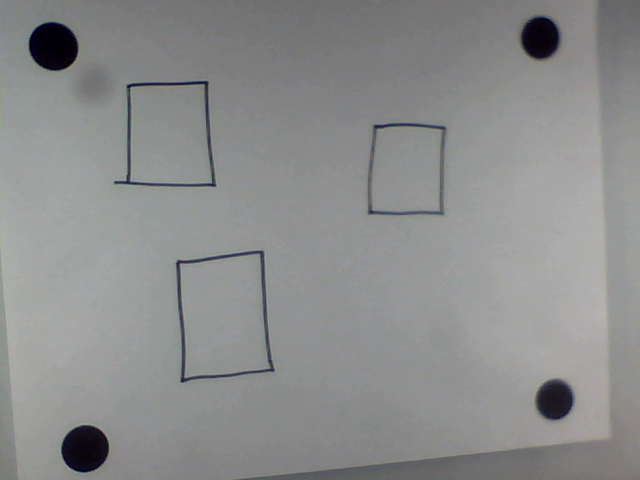
#> input picture test.png, 640 x 480 px, given in place of the camera
$ python multiGui.py   (Python 2 division)
#> lines starting #> are read from the running program, lines starting #| are printed output that depends on the picture; after the words box and inside, x2 and y2 are one past the last pixel; in counts of white or black regions, pixels touching at a corner belong together
#> in initTemplate, im is the input picture: shape (480, 640, 3); mean B, G, R 141.3, 141.2, 140.3
### crop.py
import cv2
import cv2.cv as cv
import numpy as np

def order_points(pts):
    # top-left, top-right, bottom-right, bottom-left
    rect = np.zeros((4, 2), dtype=np.float32)
    s = pts.sum(axis=1)
    rect[0] = pts[np.argmin(s)]
    rect[2] = pts[np.argmax(s)]

    diff = np.diff(pts, axis=1)
    rect[1] = pts[np.argmin(diff)]
    rect[3] = pts[np.argmax(diff)]

    return rect

def four_point_transform(image, rect):
    (tl, tr, br, bl) = rect

    widthA = np.sqrt(((br[0] - bl[0]) ** 2) + ((br[0] - bl[0]) ** 2))
    widthB = np.sqrt(((tr[0] - tl[0]) ** 2) + ((tr[0] - tl[0]) ** 2))
    maxWidth = max(int(widthA), int(widthB))

    # compute the height of the new image, which will be the
    # maximum distance between the top-right and bottom-right
    # y-coordinates or the top-left and bottom-left y-coordinates
    heightA = np.sqrt(((tr[1] - br[1]) ** 2) + ((tr[1] - br[1]) ** 2))
    heightB = np.sqrt(((tl[1] - bl[1]) ** 2) + ((tl[1] - bl[1]) ** 2))
    maxHeight = max(int(heightA), int(heightB))

    dst = np.array([
        [0, 0],
        [maxWidth - 1, 0],
        [maxWidth - 1, maxHeight - 1],
        [0, maxHeight - 1]], dtype = "float32")

    # compute the perspective transform matrix and then apply it
    M = cv2.getPerspectiveTransform(rect, dst)
    warped = cv2.warpPerspective(image, M, (maxWidth, maxHeight))

    # return the warped image
    return warped

def crop(im):
    preview = im.copy()
    imc = im.copy()
    im = cv2.cvtColor(im, cv2.COLOR_BGR2GRAY)
#> im: shape (480, 640)
    im = cv2.GaussianBlur(im, (9,9), 0)

    circles = cv2.HoughCircles(im, cv.CV_HOUGH_GRADIENT, 1, 20,
                               param1=200, param2=30,
                               minRadius=0, maxRadius=100)
#> circles = [[85.5, 449.5, 24.4], [54.5, 44.5, 25.8], [553.5, 400.5, 18.3], [539.5, 38.5, 19.9]]

    pts = []
    if circles is None:
        return False, None, preview, None

    for cir in circles[0]:
        pts.append(cir[0:2])
#> this loop made 4 passes
#> after the loop, pts = [[85.5, 449.5], [54.5, 44.5], [553.5, 400.5], [539.5, 38.5]]
    pts = np.array(pts)
    print len(pts)
#| 4

    rect = order_points(pts)
#> in order_points, `s = pts.sum(axis=1)`: s = [535, 99, 954, 578]
#> in order_points, `diff = np.diff(pts, axis=1)`: diff = [364, -10, -153, -501]
#> rect = [[54.5, 44.5], [539.5, 38.5], [553.5, 400.5], [85.5, 449.5]]
    tl, tr, br, bl = rect
#> tl = [54.5, 44.5]; tr = [539.5, 38.5]; br = [553.5, 400.5]; bl = [85.5, 449.5]

    okay = (abs(np.sum((tl - tr)**2)**0.5 - np.sum((br - bl)**2)**0.5 < 50) and
           abs(np.sum((tl - bl)**2)**0.5 - np.sum((tr - br)**2)**0.5) < 50)
#> okay = True
    print okay
#| True

    mean = im.mean()
#> mean = 140.9
    for cir in rect:
        cv2.circle(im, (cir[0], cir[1]), 35, mean, -1)
        cv2.circle(preview, (cir[0], cir[1]), 20, (255, 0, 0), 3)
#> this loop made 4 passes
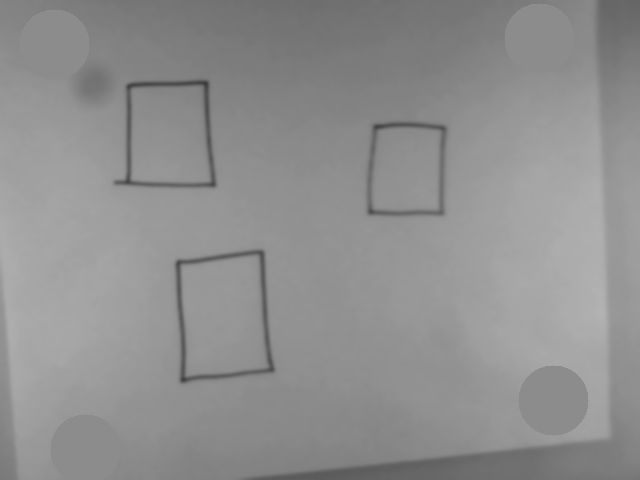
#> im: shape (480, 640); min 59, max 178, mean 143.4
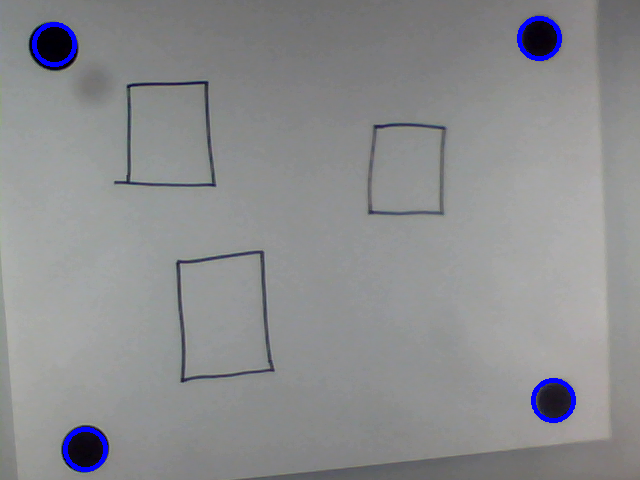
#> preview: shape (480, 640, 3); 0.8% of pixels changed, all inside (x1, y1, x2, y2) = (32, 16, 576, 472)

    warped = four_point_transform(imc, rect)
#> in four_point_transform, `(tl, tr, br, bl) = rect`: tl = [54.5, 44.5]; tr = [539.5, 38.5]; br = [553.5, 400.5]; bl = [85.5, 449.5]
#> in four_point_transform, `widthA = np.sqrt(((br[0] - bl[0]) ** 2) + ((br[0] - bl[0]) ** 2))`: widthA = 661.9
#> in four_point_transform, `widthB = np.sqrt(((tr[0] - tl[0]) ** 2) + ((tr[0] - tl[0]) ** 2))`: widthB = 685.9
#> in four_point_transform, `maxWidth = max(int(widthA), int(widthB))`: maxWidth = 685
#> in four_point_transform, `heightA = np.sqrt(((tr[1] - br[1]) ** 2) + ((tr[1] - br[1]) ** 2))`: heightA = 511.9
#> in four_point_transform, `heightB = np.sqrt(((tl[1] - bl[1]) ** 2) + ((tl[1] - bl[1]) ** 2))`: heightB = 572.8
#> in four_point_transform, `maxHeight = max(int(heightA), int(heightB))`: maxHeight = 572
#> in four_point_transform, `dst = np.array([ [0, 0], [maxWidth - 1, 0], [maxWidth - 1, maxHeight -..`: dst = [[0, 0], [684, 0], [684, 571], [0, 571]]
#> in four_point_transform, `M = cv2.getPerspectiveTransform(rect, dst)`: M = [[1.24, -0.0946, -63.14], [0.0166, 1.34, -60.7], [-0.000224, -5.98e-05, 1]]
#> in four_point_transform, `warped = cv2.warpPerspective(image, M, (maxWidth, maxHeight))`:
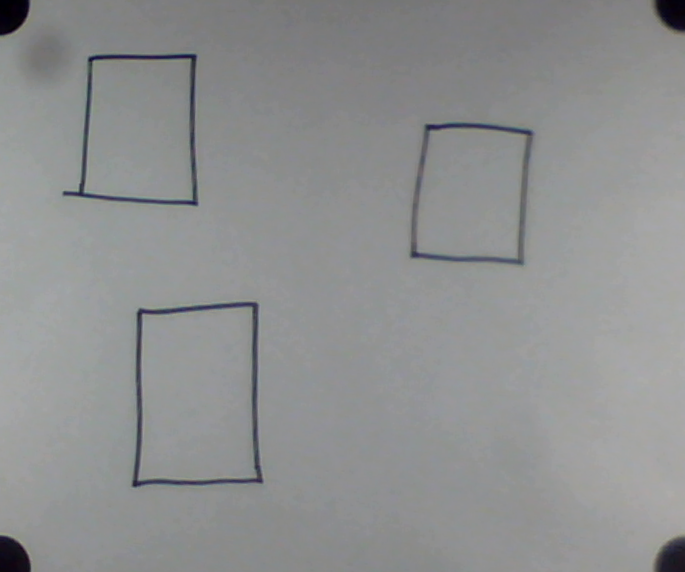
#> warped: shape (572, 685, 3); mean B, G, R 144.2, 143.8, 142.4
    return okay, warped, preview, rect

def doWarp(im, rect):
    return four_point_transform(im, rect)

### multiGui.py
import math
import numpy as np
import cv2
import cv2.cv as cv
import crop
from contours2 import getBounds
from multiHand import findFingerXY

from Queue import Queue
import threading
from pydub import AudioSegment
from pydub import playback
from pydub import effects
import webbrowser

files = [
        'PatchArena_marimba-060-c3.wav',
        'PatchArena_marimba-062-d3.wav',
        'PatchArena_marimba-064-e3.wav',
        'PatchArena_marimba-065-f3.wav',
        'PatchArena_marimba-067-g3.wav',
        'PatchArena_marimba-069-a3.wav',
        'PatchArena_marimba-071-h3.wav',
        'PatchArena_marimba-072-c4.wav',
        'PatchArena_marimba-074-d4.wav',
]

class XyloGui(object):
    def __init__(self, cam, queue):
        self.cam = cam
        self.queue = queue
        self.fingers = [] #(x,y)
        self.lastIdxs = set()
        self.idxs = set()
        self.lastIdx = None
        self.contoursOnDeck = []
        self.pointsOnDeck = []


    # [33 lines left out: functions sortContours, makeRainbowGradient, assignNotes, playNote, not called in this run]
                #if idx == 3:
                #    webbrowser.open("https://www.youtube.com/watch?v=HMUDVMiITOU#t=19")

    def initTemplate(self):
        doLock = False
        while True:
            ret, im = self.cam.read()
            assert(ret)
            okay, warped, preview, rect = crop.crop(im)
#> okay = True
            cv2.imshow('image', preview[::-1, ::-1])
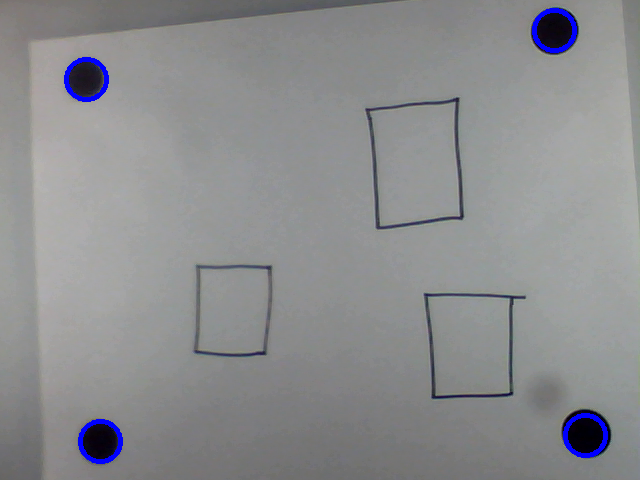
#> window 'image': shape (480, 640, 3); mean B, G, R 142.8, 140.8, 139.8

            if cv2.waitKey(1) == ord('a'):
#> (key q is pressed here)
                doLock = True
                print "Waiting for lock"

            if doLock and okay:
                self.template = warped
                self.rect = rect
                break
        (self.contours, self.thresh) = getBounds(self.template)
        self.contours = self.sortContours()
        self.makeRainbowGradient()
        self.default = np.zeros(np.shape(self.thresh),dtype='uint8')
        for i in xrange(len(self.contours)):
            color = self.rainbow[i]
            cv2.drawContours(self.default, [self.contours[i]],-1,color,3)
        self.assignNotes()

    # [38 lines left out: functions processFrame, on_mouse, not called in this run]

    def run(self):
        cv2.namedWindow('image')
        self.initTemplate()

        #cv.SetMouseCallback('image', self.on_mouse, 0)
        #launch window

        while True:
            ret, im = self.cam.read()
            warped = crop.doWarp(im, self.rect)
            disp = self.processFrame(warped)
            cv2.imshow('image', disp[::-1, ::-1])
            if cv2.waitKey(1) == ord('q'):
                cv2.destroyAllWindows()
                self.queue.put(-1)
                return


    # [22 lines left out: functions onHit, processFrame, onContact, not called in this run]

def onRelease(self):
    cv2.imshow('image',blank_thresh)


def audioWorker(queue):
    notes = map(lambda f: AudioSegment.from_wav(f)[:300], files)
    sems = map(lambda n: threading.Semaphore(1), notes)
    while True:
        val = queue.get()
        if val < 0:
            return
        print "HIT:", val

        if sems[val].acquire(False):
            threading.Thread(target=audioPlayer,
                             args=(notes, sems, val)).start()

def audioPlayer(notes, sems, val):
    playback.play(notes[val])
    sems[val].release()

queue = Queue()
worker = threading.Thread(target=audioWorker, args=(queue,))
gui = XyloGui(cv2.VideoCapture(0), queue)
worker.start()
gui.run()
